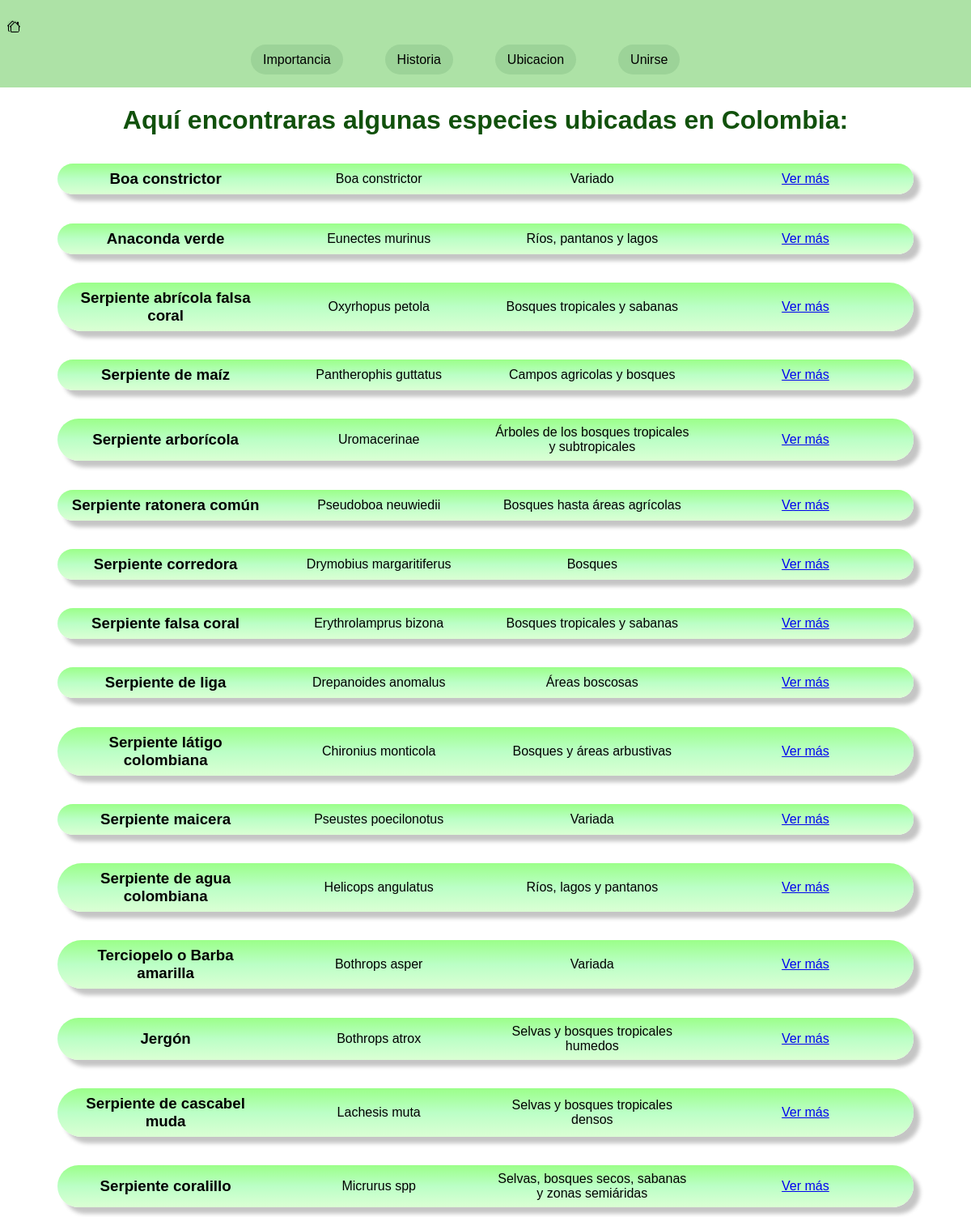
/ubicacion/, run on the app's committed database.
### Proyecto/models.py (models this page shows, shortened)
class Serpientes(models.Model):
    nombre_cientifico = models.CharField(max_length=100)
    nombre_comun = models.CharField(max_length=100)
    habitat = models.CharField(max_length=100)
    descripcion = models.CharField(max_length=100)
    foto = models.ImageField(null = True, blank=True)

### Proyecto/views.py (the view)
# urls.py: path('ubicacion/', views.lista_serpientes, name='Lista_serpientes'),
def lista_serpientes(request):
    especies = Serpientes.objects.all()
    return render (request, 'ubicacion.html', {
        'especie': especies
    } )

### Templates/ubicacion.html (shortened to what this page needs)
{% load static %}
<!DOCTYPE html>
<html lang="en">
<head>
    <link rel="stylesheet" href="{% static 'main.css' %}">
</head>
<body>
    <header>
        <div class="logo">
            <a href="{% url "index" %}"> {% comment "permite que el logo proporcionado redireccione al inicio de la pagina" %}{% endcomment %}
                <img src="{% static "assets/houses.png" %}" alt="logo" class="loguito">
            </a>
        </div>
        {% include 'Layouts/Partials/menu.html' %} {% comment "este include permite traer desde otras carpetas el menu de la pagina" %}{% endcomment %}
    </header>
    <main>
        {% block content %}
        <section>
            <div>
                <h1 class="subtitulo ubicacion_titulo">Aquí encontraras algunas especies ubicadas en Colombia:</h1>
                <div>
                    <figcaption >
                        <ul>
                            {% for s in especie %}
                            <li class="contenedor_s">
                                <h3>{{s.nombre_comun}}</h3> {% comment "muestra el nombre comun de la tabla serpientes" %}{% endcomment %}
                                <p>{{s.nombre_cientifico}}</p> {% comment "muestra el nombre cientifico de la tabla serpientes" %}{% endcomment %}
                                <p>{{s.habitat}}</p> {% comment "muestra el habitat de la tabla serpientes" %}{% endcomment %}
                                <a href="{% url "info_serpiente" s.id %}">Ver más</a> {% comment "este ver mas redirecciona a otro html con la informacion proporcionada" %}{% endcomment %}
                            </li>
                            {% endfor %}
                        </ul>
                    </figcaption>
                </div>
            </div>
        </section>
        {% endblock content %}
    </main>
</body>
</html>

### Templates/Layouts/Partials/menu.html
{% load static %}
<div class="content div_navegacion">
    <div  class="menu">
        <nav>
            <ul class="lista">
                <li class="item">
                    <a href="{% url "Importancia" %}" class="link">Importancia</a> {% comment "redirecciona a el html importancia" %}{% endcomment %}
                </li>
                <li class="item">
                    <a href="{% url "Historia" %}" class="link">Historia</a> {% comment "redirecciona a el html historia" %}{% endcomment %}
                </li>
                <li class="item">
                    <a href="{% url "Lista_serpientes" %}" class="link">Ubicacion</a> {% comment "redirecciona a el html lista importancia" %}{% endcomment %}
                </li>
                <li class="item">
                    <a href="{% url "Formulario" %}" class="link">Unirse</a> {% comment "redirecciona a el html formulario" %}{% endcomment %}
                </li>
            </ul>
        </nav>
    </div>
</div>

### static/main.css (style rules this page uses)
:root { --color-one: #ade2a6; --color-two: #73bd6e; --color-three: #11510c; --color-four: #9cd398; }
* { margin: 0; padding: 0; font-family: "Poppins", sans-serif; box-sizing: border-box; transition: 0.5s; }
body { text-align: justify; font-family: "Poppins", sans-serif; }
.subtitulo { color: var(--color-three); }
.content { width: 1200px; margin: 0 auto; }
header { text-align: center; background-color: var(--color-one); padding: 15px 0; margin: 0%; }
.div_navegacion { display: flex; flex-direction: row; justify-content: space-between; align-items: center; }
.menu { display: flex; margin: 0 auto; width: 50%; }
.logo { float: left; margin-right: 10px; margin: 10px; margin-left: 9px; }
.loguito { width: 16px; height: auto; border-radius: 6px; background-color: var(--color-four); }
.lista { display: flex; list-style: none; gap: 2rem; }
.item { padding: 10px; }
.link { text-decoration: none; color: #000; padding: 10px 15px; border-radius: 30px; background-color: var(--color-four); transition: background-color 0.3 ease; }
main { padding: 12px; }
.ubicacion_titulo { margin: 10px; text-align: center; font-size: xx-large; }
.contenedor_s { margin: auto; display: grid; grid-template-columns: repeat(4, 1fr); gap: 20px; justify-content: space-around; border-radius: 5px; width: 90%; max-width: 1200px; box-shadow: 8px 8px 5px #c5c5c5; padding: 8px 12px; background-image: linear-gradient(#9bff89, #bbffc6, #dbffd4); border-radius: 30px; margin-top: 3%; align-items: center; text-align: center; flex-direction: column; }

### data on the page
Serpientes: nombre_comun "Boa constrictor", nombre_cientifico "Boa constrictor", habitat "Variado"
Serpientes: nombre_comun "Anaconda verde", nombre_cientifico "Eunectes murinus", habitat "Ríos, pantanos y lagos"
Serpientes: nombre_comun "Serpiente abrícola falsa coral", nombre_cientifico "Oxyrhopus petola", habitat "Bosques tropicales y sabanas"
Serpientes: nombre_comun "Serpiente de maíz", nombre_cientifico "Pantherophis guttatus", habitat "Campos agricolas y bosques"
Serpientes: nombre_comun "Serpiente arborícola", nombre_cientifico "Uromacerinae", habitat "Árboles de los bosques tropicales y subtropicales"
Serpientes: nombre_comun "Serpiente ratonera común", nombre_cientifico "Pseudoboa neuwiedii", habitat "Bosques hasta áreas agrícolas"
Serpientes: nombre_comun "Serpiente corredora", nombre_cientifico "Drymobius margaritiferus", habitat "Bosques"
Serpientes: nombre_comun "Serpiente falsa coral", nombre_cientifico "Erythrolamprus bizona", habitat "Bosques tropicales y sabanas"
Serpientes: nombre_comun "Serpiente de liga", nombre_cientifico "Drepanoides anomalus", habitat "Áreas boscosas"
Serpientes: nombre_comun "Serpiente látigo colombiana", nombre_cientifico "Chironius monticola", habitat "Bosques y áreas arbustivas"
Serpientes: nombre_comun "Serpiente maicera", nombre_cientifico "Pseustes poecilonotus", habitat "Variada"
Serpientes: nombre_comun "Serpiente de agua colombiana", nombre_cientifico "Helicops angulatus", habitat "Ríos, lagos y pantanos"
Serpientes: nombre_comun "Terciopelo o Barba amarilla", nombre_cientifico "Bothrops asper", habitat "Variada"
Serpientes: nombre_comun "Jergón", nombre_cientifico "Bothrops atrox", habitat "Selvas y bosques tropicales humedos"
Serpientes: nombre_comun "Serpiente de cascabel muda", nombre_cientifico "Lachesis muta", habitat "Selvas y bosques tropicales densos"
Serpientes: nombre_comun "Serpiente coralillo", nombre_cientifico "Micrurus spp", habitat "Selvas, bosques secos, sabanas y zonas semiáridas"
